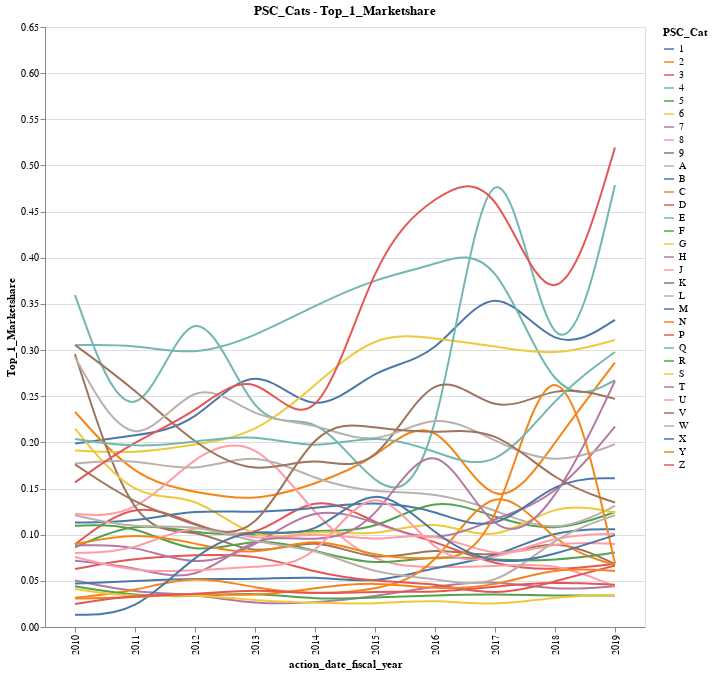

Write notebook code for a chart like this one.
### Markdown cell above
## Explore Market Share

### Code cell
selection = alt.selection_multi(fields=['PSC_Cat'], bind='legend', on='mouseover', nearest=True)

y_field = 'Top_1_Marketshare'

#interpolate='linear'
selector = (df_combined['action_date_fiscal_year']!='2020')# & (df_combined['PSC_Cat'].isin(['1','A','B','D','R']))
source = df_combined[selector]
chart = alt.Chart(source, title='PSC_Cats - ' + y_field).mark_line(interpolate='basis').encode(
    x='action_date_fiscal_year',
    y=y_field,
    color=alt.Color('PSC_Cat:N',legend=alt.Legend(symbolLimit=50)),
    tooltip = ['PSC_Cat:N',"Top_1_Marketshare"],
    opacity=alt.condition(selection, alt.value(1), alt.value(0.2)), # this is what adjust the highlighting when you select something
).properties(
height=600,
width=600).add_selection(
    selection,
    #highlight
) #.interactive()

chart

### Figure 1 — Vega-Lite specification as saved in the notebook (floating-point values rounded to 4 significant figures; data arrays with more than 128 entries replaced by an {"elided": "..."} marker saying what was removed)
{"config": {"view": {"continuousWidth": 400, "continuousHeight": 300}}, "data": {"name": "data-f252e92f2c15c94f4367239ecf4123ef"}, "mark": {"type": "line", "interpolate": "basis"}, "encoding": {"color": {"type": "nominal", "field": "PSC_Cat", "legend": {"symbolLimit": 50}}, "opacity": {"condition": {"value": 1, "selection": "selector021"}, "value": 0.2}, "tooltip": [{"type": "nominal", "field": "PSC_Cat"}, {"type": "quantitative", "field": "Top_1_Marketshare"}], "x": {"type": "nominal", "field": "action_date_fiscal_year"}, "y": {"type": "quantitative", "field": "Top_1_Marketshare"}}, "height": 600, "selection": {"selector021": {"type": "multi", "fields": ["PSC_Cat"], "bind": "legend", "on": "mouseover", "nearest": true}}, "title": "PSC_Cats - Top_1_Marketshare", "width": 600, "$schema": "https://vega.github.io/schema/vega-lite/v4.8.1.json", "datasets": {"data-f252e92f2c15c94f4367239ecf4123ef": {"elided": "330 records"}}}
